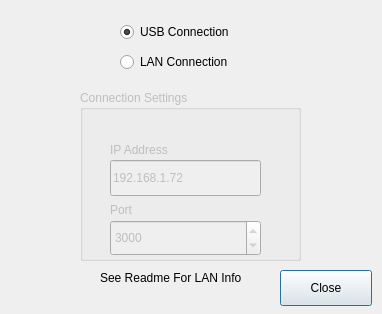
<?xml version="1.0" encoding="UTF-8"?>
<ui version="4.0">
 <class>consetting</class>
 <widget class="QDialog" name="consetting">
  <property name="geometry">
   <rect>
    <x>0</x>
    <y>0</y>
    <width>382</width>
    <height>314</height>
   </rect>
  </property>
  <property name="windowTitle">
   <string>Dialog</string>
  </property>
  <widget class="QGroupBox" name="lan_groupbox">
   <property name="enabled">
    <bool>false</bool>
   </property>
   <property name="geometry">
    <rect>
     <x>80</x>
     <y>90</y>
     <width>221</width>
     <height>171</height>
    </rect>
   </property>
   <property name="title">
    <string>Connection Settings</string>
   </property>
   <widget class="QLabel" name="label_21">
    <property name="geometry">
     <rect>
      <x>30</x>
      <y>50</y>
      <width>81</width>
      <height>20</height>
     </rect>
    </property>
    <property name="text">
     <string>IP Address</string>
    </property>
   </widget>
   <widget class="QLabel" name="label_25">
    <property name="geometry">
     <rect>
      <x>30</x>
      <y>110</y>
      <width>31</width>
      <height>20</height>
     </rect>
    </property>
    <property name="text">
     <string>Port</string>
    </property>
   </widget>
   <widget class="QLineEdit" name="ip_lineedit">
    <property name="geometry">
     <rect>
      <x>30</x>
      <y>70</y>
      <width>151</width>
      <height>36</height>
     </rect>
    </property>
    <property name="text">
     <string>192.168.1.72</string>
    </property>
    <property name="maxLength">
     <number>15</number>
    </property>
   </widget>
   <widget class="QSpinBox" name="port_spinBox">
    <property name="geometry">
     <rect>
      <x>30</x>
      <y>130</y>
      <width>151</width>
      <height>36</height>
     </rect>
    </property>
    <property name="maximum">
     <number>4000</number>
    </property>
    <property name="value">
     <number>3000</number>
    </property>
   </widget>
  </widget>
  <widget class="QRadioButton" name="usb_radio">
   <property name="geometry">
    <rect>
     <x>120</x>
     <y>20</y>
     <width>131</width>
     <height>24</height>
    </rect>
   </property>
   <property name="text">
    <string>USB Connection</string>
   </property>
   <property name="checked">
    <bool>true</bool>
   </property>
  </widget>
  <widget class="QRadioButton" name="lan_radio">
   <property name="geometry">
    <rect>
     <x>120</x>
     <y>50</y>
     <width>131</width>
     <height>24</height>
    </rect>
   </property>
   <property name="text">
    <string>LAN Connection</string>
   </property>
  </widget>
  <widget class="QPushButton" name="conform_close">
   <property name="geometry">
    <rect>
     <x>280</x>
     <y>270</y>
     <width>92</width>
     <height>36</height>
    </rect>
   </property>
   <property name="text">
    <string>Close</string>
   </property>
  </widget>
  <widget class="QLabel" name="label">
   <property name="geometry">
    <rect>
     <x>100</x>
     <y>270</y>
     <width>171</width>
     <height>16</height>
    </rect>
   </property>
   <property name="text">
    <string>See Readme For LAN Info</string>
   </property>
  </widget>
 </widget>
 <resources/>
 <connections/>
</ui>
